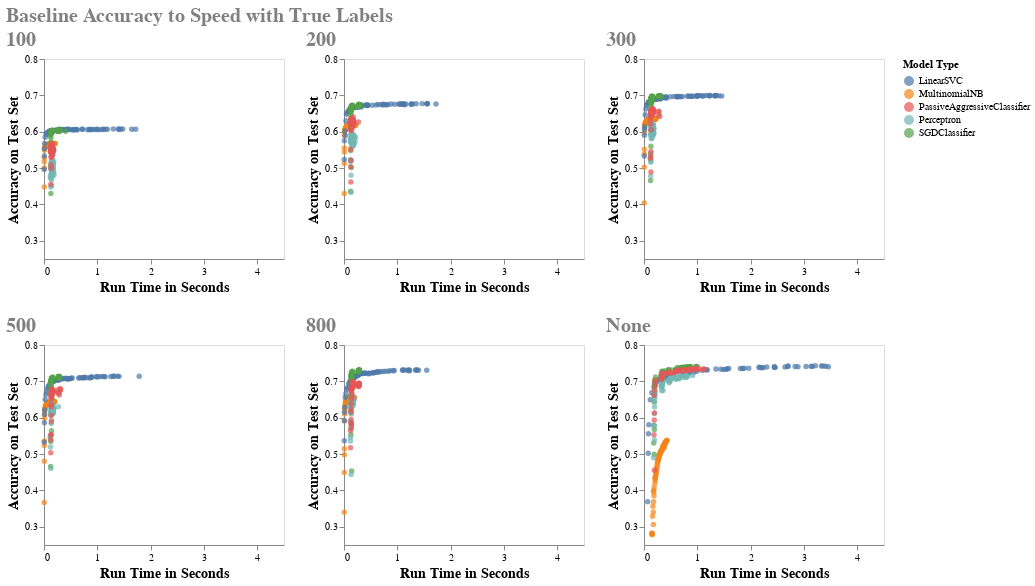

This figure's notebook cell:
### Markdown cell above
### Visualizing Accuracy vs Speed in App for Recommended Texts

### Code cell
chrts = []
chart_upper_limit = 4.5
for tmf in tfidf_max_features:
    if tmf is None:
        chrts.append(chart_accuracy_speed_scatter(df_results.loc[(df_results['vectorizer_num_features'].isna()) & (df_results['model_type']!='StackingClassifier')], tmf, chart_upper_limit))
    else:
        chrts.append(chart_accuracy_speed_scatter(df_results.loc[(df_results['vectorizer_num_features']==tmf) & (df_results['model_type']!='StackingClassifier')], tmf, chart_upper_limit))
row_chrt1 = alt.hconcat(chrts[0] | chrts [1] | chrts [2])
row_chrt2 = alt.hconcat(chrts[3] | chrts [4] | chrts [5])
super_chrt_speed_accuracy = alt.vconcat(row_chrt1, row_chrt2).properties(
    title='Baseline Accuracy to Speed with True Labels'
).configure_title(
    fontSize=20,
    anchor='start',
    color='gray'
)
super_chrt_speed_accuracy.save('super_chrt_speed_accuracy_harder_target.html')
super_chrt_speed_accuracy

### Figure 1 — Vega-Lite specification as saved in the notebook (floating-point values rounded to 4 significant figures; data arrays with more than 128 entries replaced by an {"elided": "..."} marker saying what was removed)
{"usermeta": {"embedOptions": {"theme": "fivethirtyeight"}}, "config": {"view": {"continuousWidth": 400, "continuousHeight": 300}, "title": {"anchor": "start", "color": "gray", "fontSize": 20}}, "vconcat": [{"hconcat": [{"hconcat": [{"data": {"name": "data-7e360c4b76fc1cc9d208f59856fb0fb5"}, "mark": "circle", "encoding": {"color": {"type": "nominal", "field": "model_type", "title": "Model Type"}, "tooltip": [{"type": "nominal", "field": "model_type"}, {"type": "quantitative", "field": "samples", "format": ",.0f"}, {"type": "quantitative", "field": "test_accuracy", "format": ",.4f"}, {"type": "nominal", "field": "vectorizer_num_features"}, {"type": "quantitative", "field": "run_time", "format": ",.4f"}], "x": {"type": "quantitative", "axis": {"grid": false, "title": "Run Time in Seconds", "titleFontSize": 14}, "field": "run_time", "scale": {"domain": [0.0, 4.5]}}, "y": {"type": "quantitative", "axis": {"grid": false, "title": "Accuracy on Test Set", "titleFontSize": 14}, "field": "test_accuracy", "scale": {"domain": [0.25, 0.8]}}}, "height": 200, "title": "100", "width": 240}, {"data": {"name": "data-ec37e0a84127a9519dc5b2403c1bf783"}, "mark": "circle", "encoding": {"color": {"type": "nominal", "field": "model_type", "title": "Model Type"}, "tooltip": [{"type": "nominal", "field": "model_type"}, {"type": "quantitative", "field": "samples", "format": ",.0f"}, {"type": "quantitative", "field": "test_accuracy", "format": ",.4f"}, {"type": "nominal", "field": "vectorizer_num_features"}, {"type": "quantitative", "field": "run_time", "format": ",.4f"}], "x": {"type": "quantitative", "axis": {"grid": false, "title": "Run Time in Seconds", "titleFontSize": 14}, "field": "run_time", "scale": {"domain": [0.0, 4.5]}}, "y": {"type": "quantitative", "axis": {"grid": false, "title": "Accuracy on Test Set", "titleFontSize": 14}, "field": "test_accuracy", "scale": {"domain": [0.25, 0.8]}}}, "height": 200, "title": "200", "width": 240}, {"data": {"name": "data-9e52893ad15ea75231cbd352625d3783"}, "mark": "circle", "encoding": {"color": {"type": "nominal", "field": "model_type", "title": "Model Type"}, "tooltip": [{"type": "nominal", "field": "model_type"}, {"type": "quantitative", "field": "samples", "format": ",.0f"}, {"type": "quantitative", "field": "test_accuracy", "format": ",.4f"}, {"type": "nominal", "field": "vectorizer_num_features"}, {"type": "quantitative", "field": "run_time", "format": ",.4f"}], "x": {"type": "quantitative", "axis": {"grid": false, "title": "Run Time in Seconds", "titleFontSize": 14}, "field": "run_time", "scale": {"domain": [0.0, 4.5]}}, "y": {"type": "quantitative", "axis": {"grid": false, "title": "Accuracy on Test Set", "titleFontSize": 14}, "field": "test_accuracy", "scale": {"domain": [0.25, 0.8]}}}, "height": 200, "title": "300", "width": 240}]}]}, {"hconcat": [{"hconcat": [{"data": {"name": "data-244e294e163f3abf8133dacea96fa0ab"}, "mark": "circle", "encoding": {"color": {"type": "nominal", "field": "model_type", "title": "Model Type"}, "tooltip": [{"type": "nominal", "field": "model_type"}, {"type": "quantitative", "field": "samples", "format": ",.0f"}, {"type": "quantitative", "field": "test_accuracy", "format": ",.4f"}, {"type": "nominal", "field": "vectorizer_num_features"}, {"type": "quantitative", "field": "run_time", "format": ",.4f"}], "x": {"type": "quantitative", "axis": {"grid": false, "title": "Run Time in Seconds", "titleFontSize": 14}, "field": "run_time", "scale": {"domain": [0.0, 4.5]}}, "y": {"type": "quantitative", "axis": {"grid": false, "title": "Accuracy on Test Set", "titleFontSize": 14}, "field": "test_accuracy", "scale": {"domain": [0.25, 0.8]}}}, "height": 200, "title": "500", "width": 240}, {"data": {"name": "data-88447c047bc69fcc00bc90eb07cc8b6a"}, "mark": "circle", "encoding": {"color": {"type": "nominal", "field": "model_type", "title": "Model Type"}, "tooltip": [{"type": "nominal", "field": "model_type"}, {"type": "quantitative", "field": "samples", "format": ",.0f"}, {"type": "quantitative", "field": "test_accuracy", "format": ",.4f"}, {"type": "nominal", "field": "vectorizer_num_features"}, {"type": "quantitative", "field": "run_time", "format": ",.4f"}], "x": {"type": "quantitative", "axis": {"grid": false, "title": "Run Time in Seconds", "titleFontSize": 14}, "field": "run_time", "scale": {"domain": [0.0, 4.5]}}, "y": {"type": "quantitative", "axis": {"grid": false, "title": "Accuracy on Test Set", "titleFontSize": 14}, "field": "test_accuracy", "scale": {"domain": [0.25, 0.8]}}}, "height": 200, "title": "800", "width": 240}, {"data": {"name": "data-ab8cd5b81b1c1e786115169130f36d8e"}, "mark": "circle", "encoding": {"color": {"type": "nominal", "field": "model_type", "title": "Model Type"}, "tooltip": [{"type": "nominal", "field": "model_type"}, {"type": "quantitative", "field": "samples", "format": ",.0f"}, {"type": "quantitative", "field": "test_accuracy", "format": ",.4f"}, {"type": "nominal", "field": "vectorizer_num_features"}, {"type": "quantitative", "field": "run_time", "format": ",.4f"}], "x": {"type": "quantitative", "axis": {"grid": false, "title": "Run Time in Seconds", "titleFontSize": 14}, "field": "run_time", "scale": {"domain": [0.0, 4.5]}}, "y": {"type": "quantitative", "axis": {"grid": false, "title": "Accuracy on Test Set", "titleFontSize": 14}, "field": "test_accuracy", "scale": {"domain": [0.25, 0.8]}}}, "height": 200, "title": "None", "width": 240}]}]}], "title": "Baseline Accuracy to Speed with True Labels", "$schema": "https://vega.github.io/schema/vega-lite/v4.8.1.json", "datasets": {"data-7e360c4b76fc1cc9d208f59856fb0fb5": {"elided": "285 records"}, "data-ec37e0a84127a9519dc5b2403c1bf783": {"elided": "285 records"}, "data-9e52893ad15ea75231cbd352625d3783": {"elided": "285 records"}, "data-244e294e163f3abf8133dacea96fa0ab": {"elided": "285 records"}, "data-88447c047bc69fcc00bc90eb07cc8b6a": {"elided": "285 records"}, "data-ab8cd5b81b1c1e786115169130f36d8e": {"elided": "285 records"}}}
